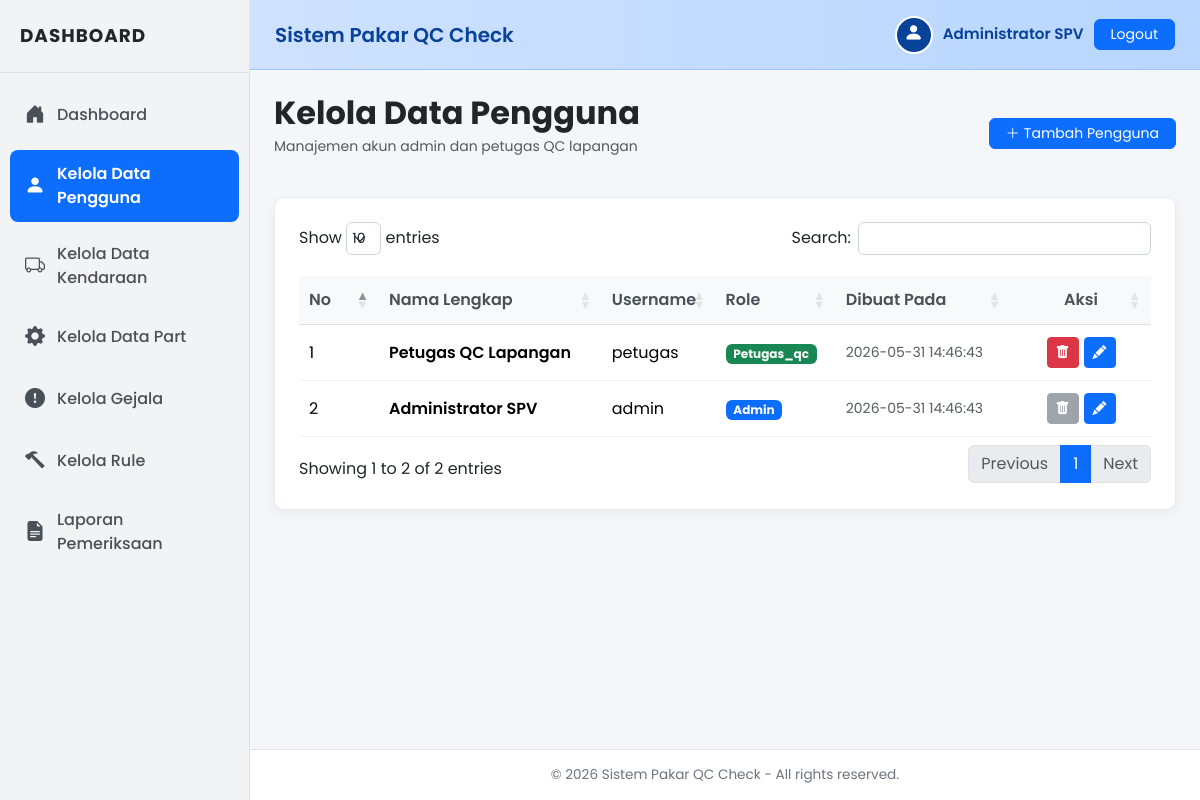
Screenshot of /users/index.php (signed in) with the database file from the repository.
### tables this page shows
CREATE TABLE `users` (
  `id_user` int(11) NOT NULL AUTO_INCREMENT,
  `nama` varchar(100) NOT NULL,
  `username` varchar(50) NOT NULL,
  `password` varchar(255) NOT NULL,
  `role` enum('admin','petugas_qc') NOT NULL,
  `created_at` timestamp NOT NULL DEFAULT current_timestamp(),
  PRIMARY KEY (`id_user`),
  UNIQUE KEY `username` (`username`)
);

### users/index.php (the view, shortened to what this page needs)
<?php
include "../koneksi.php";
include "../templates/header.php";
$query_users = mysqli_query($conn, "SELECT * FROM users ORDER BY id_user DESC");
?>
<div class="row mb-4">
    <div class="col-md-12 d-flex justify-content-between align-items-center">
        <div>
            <h2 class="fw-bold mb-1">Kelola Data Pengguna</h2>
            <p class="text-muted small">Manajemen akun admin dan petugas QC lapangan</p>
        </div>
        <a href="tambah.php" class="btn btn-primary btn-sm px-3 rounded d-flex align-items-center gap-1">
            <i class="bi bi-plus-lg"></i> Tambah Pengguna
        </a>
    </div>
</div>
<div class="panel-container">
    <div class="table-responsive">
        <table class="datatable table table-hover align-middle table-borderless w-100">
            <thead>
                <tr>
                    <th width="60px">No</th>
                    <th>Nama Lengkap</th>
                    <th>Username</th>
                    <th>Role</th>
                    <th>Dibuat Pada</th>
                    <th width="120px" class="text-center">Aksi</th>
                </tr>
            </thead>
            <tbody>
                <?php
                $no = 1;
                if (mysqli_num_rows($query_users) > 0) {
                    while ($user = mysqli_fetch_assoc($query_users)) {
                        $role_badge = ($user['role'] == 'admin') ? 'bg-primary' : 'bg-success';
                        ?>
                        <tr>
                            <td><?php echo $no++; ?></td>
                            <td class="fw-semibold"><?php echo htmlspecialchars($user['nama']); ?></td>
                            <td><?php echo htmlspecialchars($user['username']); ?></td>
                            <td><span class="badge <?php echo $role_badge; ?> text-capitalize"><?php echo htmlspecialchars($user['role']); ?></span></td>
                            <td class="text-muted small"><?php echo htmlspecialchars($user['created_at']); ?></td>
                            <td>
                                <div class="btn-action-group">
                                    <?php if ($user['id_user'] != $_SESSION['id_user']): ?>
                                        <a href="hapus.php?id=<?php echo $user['id_user']; ?>" class="btn btn-danger btn-sm p-1 px-2" onclick="return confirm('Apakah Anda yakin ingin menghapus user ini?');" title="Hapus">
                                            <i class="bi bi-trash-fill"></i>
                                        </a>
                                    <?php else: ?>
                                        <button class="btn btn-secondary btn-sm p-1 px-2" disabled title="Tidak bisa menghapus akun sendiri">
                                            <i class="bi bi-trash-fill"></i>
                                        </button>
                                    <?php endif; ?>
                                    <a href="edit.php?id=<?php echo $user['id_user']; ?>" class="btn btn-primary btn-sm p-1 px-2" title="Edit">
                                        <i class="bi bi-pencil-fill"></i>
                                    </a>
                                </div>
                            </td>
                        </tr>
                        <?php
                    }
                }
                ?>
            </tbody>
        </table>
    </div>
</div>
<?php
include "../templates/footer.php";
?>

### templates/header.php (style rules this page uses)
body { font-family: 'Poppins', sans-serif; background-color: #f4f6f9; overflow-x: hidden; display: flex; min-height: 100vh; }
.panel-container { background-color: #fff; border-radius: 10px; box-shadow: 0 4px 12px rgba(0,0,0,0.05); padding: 24px; border: 1px solid #e9ecef; margin-bottom: 24px; }
table.dataTable { border-collapse: collapse !important; }
table.dataTable thead th { background-color: #f8f9fa !important; border-bottom: 1px solid #dee2e6 !important; font-weight: 600; color: #495057; padding: 12px 10px !important; }
table.dataTable tbody td { border-bottom: 1px solid #f1f3f5 !important; padding: 12px 10px !important; }
.btn-action-group { display: flex; gap: 5px; justify-content: center; }

### rows the page displays
users: nama "Petugas QC Lapangan", username "petugas", role "Petugas_qc", created_at "2026-05-31 14:46:43"
users: nama "Administrator SPV", username "admin", role "Admin", created_at "2026-05-31 14:46:43"

### other values shown
$_SESSION['nama'] "Administrator SPV"
